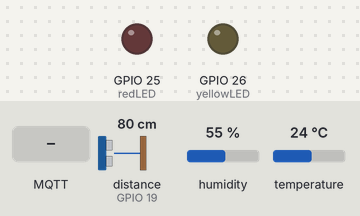
Simulated run of this sketch. Board: ESP32. Parts: output pins drawn as LEDs (lit = HIGH). Wiring (inferred from the names in the program): ultrasonic range finder: trigger GPIO 18; echo GPIO 19. The test bench sets the inputs (shaded band); at power-on: distance to the obstacle (sensor on GPIO 19) 80 cm, humidity 55 %, temperature 24 °C. The echo pulse lasts 58.3 µs per cm; WiFi joins after 1.5 s; servers stay silent unless stated; no MQTT or app messages arrive unless stated; pins used as bus, display or sensor lines are not drawn; what the sketch prints to the serial monitor is not drawn.

Above: at 2.7 s.
2.8 s: MQTT message "on1" arrives on the first subscribed topic
At 3.9 s:
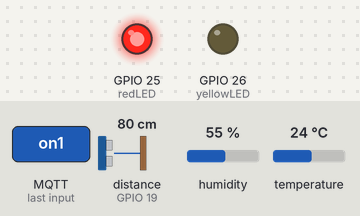
4.3 s: MQTT message "on2" arrives on the first subscribed topic
At 5.0 s:
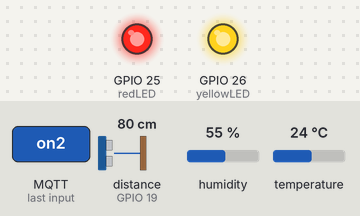
5.8 s: MQTT message "off1" arrives on the first subscribed topic
At 6.1 s:
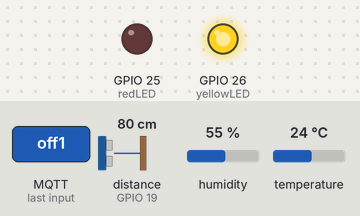
7.3 s: distance to the obstacle (sensor on GPIO 19) set to 26 cm
11.5 s: distance to the obstacle (sensor on GPIO 19) set to 22 cm
14.0 s: MQTT message "off2" arrives on the first subscribed topic
At 14.7 s:
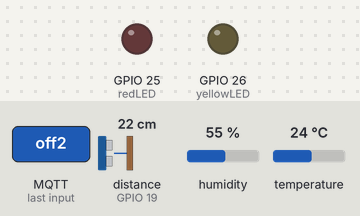
Timing chart, 0 to 16.5 s (numbered marks = the images above; inputs shaded):
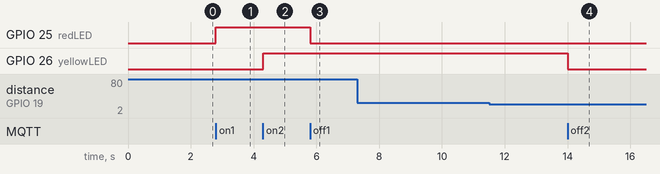

The sketch:

code_IoT.ino
```cpp
#include <WiFi.h>
#include <PubSubClient.h>
#include "DHT.h"

// ====== WiFi Credentials ======
const char* ssid = "SUMANTH";
const char* password = "asdfghjkl";

// ====== MQTT Broker Settings ======
const char* mqtt_server = "broker.emqx.io";
const int mqttPort = 1883;
const char* mqtt_User = "admin";
const char* mqtt_Password = "public";

const char* pubTempTopic = "7hills/sensor/temperature";
const char* pubHumidTopic = "7hills/sensor/humidity";
const char* pubDistanceTopic = "7hills/sensor/distance";
const char* pubMotorStatusTopic = "7hills/motor/status";
const char* subtopic = "7hills/LED";

// ====== GPIO Pin Definitions ======
const int redLED = 25;     // Motor Relay / Status LED
const int yellowLED = 26;
const int DHTPIN = 14;

#define DHTTYPE DHT11

const int trigPin = 18;
const int echoPin = 19;

// ====== Global Variables ======
WiFiClient espClient;
PubSubClient client(espClient);
DHT dht(DHTPIN, DHTTYPE);

unsigned long lastSensorRead = 0;
unsigned long lastUltrasonicRead = 0;
unsigned long lastStatusPrint = 0;

const long sensorInterval = 5000;
const long ultrasonicInterval = 1000;
const long statusPrintInterval = 10000;

bool wifiConnected = false;

// ====== WiFi Connection ======
void setup_wifi() {
  Serial.println("\n[INFO] Connecting to WiFi...");
  WiFi.begin(ssid, password);

  int attempt = 0;
  while (WiFi.status() != WL_CONNECTED && attempt < 20) {
    delay(500);
    Serial.print(".");
    attempt++;
  }

  if (WiFi.status() == WL_CONNECTED) {
    Serial.println("\n✅ WiFi Connected");
    Serial.println(WiFi.localIP());
    wifiConnected = true;
  } else {
    Serial.println("\n❌ WiFi Failed");
    wifiConnected = false;
  }
}

// ====== MQTT Reconnect ======
void reconnect() {
  while (!client.connected()) {
    Serial.println("[INFO] Connecting to MQTT...");
    String clientId = "ESP32Client-";
    clientId += WiFi.macAddress();

    if (client.connect(clientId.c_str(), mqtt_User, mqtt_Password)) {
      Serial.println("✅ MQTT Connected");
      client.subscribe(subtopic);
    } else {
      Serial.print("❌ MQTT Failed, rc=");
      Serial.println(client.state());
      delay(2000);
    }
  }
}

// ====== Publish Motor Status ======
void publishMotorStatus(bool state) {
  if (state) {
    client.publish(pubMotorStatusTopic, "ON");
    Serial.println("📤 [PUBLISH] Motor Status: ON");
  } else {
    client.publish(pubMotorStatusTopic, "OFF");
    Serial.println("📤 [PUBLISH] Motor Status: OFF");
  }
}

// ====== LED / Motor Control ======
void controlLED(String msg) {
  if (msg == "on1") {
    digitalWrite(redLED, HIGH);     // Motor ON
    publishMotorStatus(true);
  }
  else if (msg == "off1") {
    digitalWrite(redLED, LOW);      // Motor OFF
    publishMotorStatus(false);
  }
  else if (msg == "on2") {
    digitalWrite(yellowLED, HIGH);
  }
  else if (msg == "off2") {
    digitalWrite(yellowLED, LOW);
  }
}

// ====== MQTT Callback ======
void callback(char* topic, byte* payload, unsigned int length) {
  String msg;
  for (int i = 0; i < length; i++) msg += (char)payload[i];

  Serial.print("📩 [RECEIVED] ");
  Serial.println(msg);

  controlLED(msg);
}

// ====== Publish DHT Sensor Data ======
void publishSensorData() {
  if (millis() - lastSensorRead >= sensorInterval) {
    lastSensorRead = millis();

    float temperature = dht.readTemperature();
    float humidity = dht.readHumidity();

    if (!isnan(temperature) && !isnan(humidity)) {
      char tempString[10], humidString[10];
      dtostrf(temperature, 6, 2, tempString);
      dtostrf(humidity, 6, 2, humidString);

      client.publish(pubTempTopic, tempString);
      client.publish(pubHumidTopic, humidString);

      Serial.print("📤 Temperature: ");
      Serial.println(tempString);
      Serial.print("📤 Humidity: ");
      Serial.println(humidString);
    } else {
      Serial.println("❌ [ERROR] DHT Read Failed!");
    }
  }
}

// ====== Publish Ultrasonic Sensor Data (Percentage) ======
void publishUltrasonicData() {
  if (millis() - lastUltrasonicRead >= ultrasonicInterval) {
    lastUltrasonicRead = millis();

    digitalWrite(trigPin, LOW);
    delayMicroseconds(2);
    digitalWrite(trigPin, HIGH);
    delayMicroseconds(10);
    digitalWrite(trigPin, LOW);

    long duration = pulseIn(echoPin, HIGH, 30000);
    float distance = duration * 0.0343 / 2;

    if (duration > 0 && distance <= 24.0) {
      float levelPercent = ((24.0 - distance) / 24.0) * 100.0;
      levelPercent = constrain(levelPercent, 0, 100);

      char percentString[10];
      dtostrf(levelPercent, 6, 2, percentString);

      client.publish(pubDistanceTopic, percentString);

      Serial.print("📤 Water Level: ");
      Serial.print(percentString);
      Serial.println(" %");
    } else {
      Serial.println("❌ Ultrasonic Read Failed!");
    }
  }
}

// ====== Print Status ======
void printStatus() {
  if (millis() - lastStatusPrint >= statusPrintInterval) {
    lastStatusPrint = millis();
    Serial.println("\n===== 📡 STATUS =====");
    Serial.println(WiFi.status() == WL_CONNECTED ? "WiFi: Connected ✅" : "WiFi: Disconnected ❌");
    Serial.println(client.connected() ? "MQTT: Connected ✅" : "MQTT: Disconnected ❌");
    Serial.println("=====================");
  }
}

// ====== Setup ======
void setup() {
  Serial.begin(115200);

  setup_wifi();
  client.setServer(mqtt_server, mqttPort);
  client.setCallback(callback);

  pinMode(redLED, OUTPUT);
  pinMode(yellowLED, OUTPUT);
  pinMode(trigPin, OUTPUT);
  pinMode(echoPin, INPUT);

  digitalWrite(redLED, LOW);
  digitalWrite(yellowLED, LOW);

  dht.begin();
}

// ====== Loop ======
void loop() {
  if (!wifiConnected || WiFi.status() != WL_CONNECTED) setup_wifi();
  if (!client.connected()) reconnect();

  client.loop();
  publishSensorData();
  publishUltrasonicData();
  printStatus();
}
```

Measured:
- after the input at 2.8 s, GPIO 25 (redLED): LOW → HIGH at once
- after the input at 4.3 s, GPIO 26 (yellowLED): LOW → HIGH at once
- after the input at 5.8 s, GPIO 25 (redLED): HIGH → LOW at once
- after the input at 7.3 s, every drawn part: stays the same
- after the input at 11.5 s, every drawn part: stays the same
- after the input at 14.0 s, GPIO 26 (yellowLED): HIGH → LOW at once
